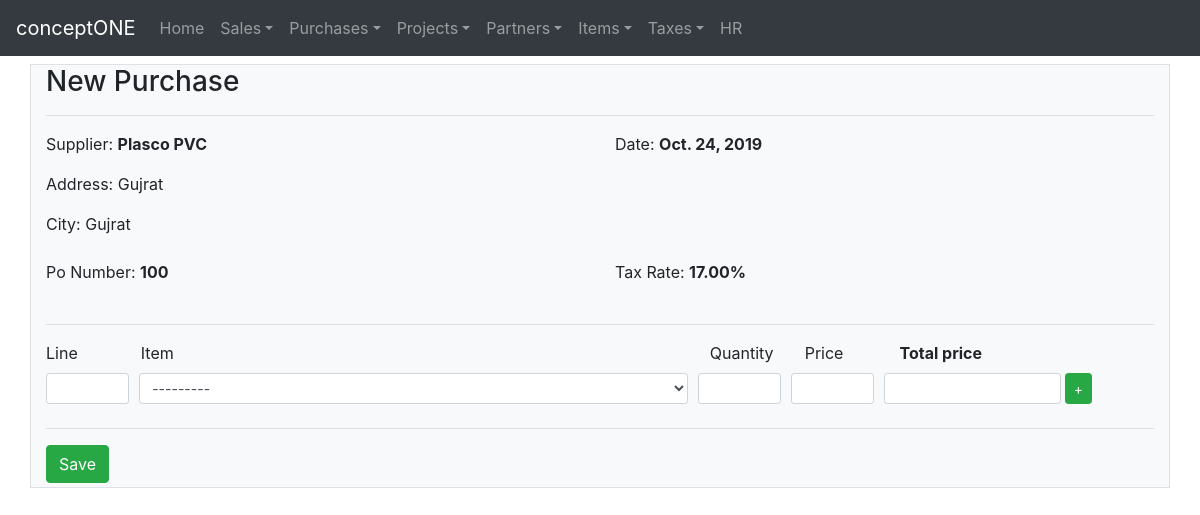
Page /neworderitems/1 on the committed database.
### crudbasic/models.py (models this page shows, shortened)
class PurchaseOrder(models.Model):
    po_number = models.CharField(max_length=16)
    po_date = models.DateField()
    po_supplier = models.ForeignKey(Suppliers, on_delete=models.CASCADE)
    po_amount = models.DecimalField(max_digits=14, decimal_places=2, default=0.00)
    po_tax = models.ForeignKey(TaxRate, on_delete=models.PROTECT)
    po_draft = models.BooleanField(default=True)
    created_on = models.DateTimeField(auto_now_add=True)
    updated_on = models.DateTimeField(auto_now=True)

class Suppliers(models.Model):
    supplier_code = models.CharField(max_length=16, unique=True)
    supplier_name = models.CharField(max_length=128, unique=True)
    supplier_address = models.CharField(max_length=264)
    supplier_city = models.CharField(max_length=128)
    supplier_phone = models.CharField(max_length=128, blank=True)
    supplier_fax = models.CharField(max_length=128, blank=True)
    supplier_email = models.EmailField(max_length=192, blank=True)
    supplier_ntn_number = models.CharField(max_length=128, blank=True)
    created_on = models.DateTimeField(auto_now_add=True)
    updated_on = models.DateTimeField(auto_now=True)
    def __str__(self):
        return self.supplier_name

class TaxRate(models.Model):
    tax_code = models.CharField(max_length=16)
    tax_name = models.CharField(max_length=64)
    tax_value = models.DecimalField(max_digits=5, decimal_places=2)
    created_on = models.DateTimeField(auto_now_add=True)
    updated_on = models.DateTimeField(auto_now=True)

### crudbasic/views.py (the view, shortened to what this page needs)
# urls.py: path('neworderitems/<int:pk>',views.CreateOrderItem,name='neworderitems'),
def CreateOrderItem(request,pk):
    po_obj = get_object_or_404(PurchaseOrder,pk=pk)
    item_formset=formset_factory(OrderItemForm)
    form = item_formset()
    return render(request,'crudbasic/neworderitems.html',{'formset':form,'po_obj':po_obj})

### crudbasic/models.py (called while the page is built)
    def __str__(self):
        return self.item_description

### templates/crudbasic/neworderitems.html (shortened to what this page needs)
{% extends "crudbasic/base.html" %}
{% block body_block %}
  <div class="container pb-1 border bg-light">
    <h3>New Purchase</h3>
    <hr>
      <div class="row mb-2">
        <div class="col-md-6">
          <p>Supplier: <b>{{ po_obj.po_supplier }}</b></p>
          <p>Address: {{po_obj.po_supplier.supplier_address}}</p>
          <p>City: {{po_obj.po_supplier.supplier_city}}</p>
        </div>
        <div class="col-md-6">
          <p>Date: <b>{{ po_obj.po_date }}</b></p>
        </div>
      </div>
      <div class="row mb-4">
        <div class="col-md-6">
          <p>Po Number: <b>{{ po_obj.po_number }}</b></p>
        </div>
        <div class="col-md-6">
          <p>Tax Rate: <b>{{ po_obj.po_tax.tax_value }}%</b></p>
        </div>
      </div>
      <hr>
      <form method="post">{% csrf_token %}
        {% for form in formset %}
        <div class="row mb-2">
          <div class="col-md-1">
            {{ form.po_line_number.label }}
          </div>
          <div class="col-md-6">
            {{ form.order_item.label }}
          </div>
          <div class="col-md-1">
            {{ form.order_quantity.label }}
          </div>
          <div class="col-md-1">
            {{ form.purchase_price.label }}
          </div>
          <div class="col-md-2">
            <b>{{ form.total_price.label }}</b>
          </div>
        </div>
        <div class="row form-row mb-4">
          <div class="input-group col-md-1">
            {{ form.po_line_number}}
          </div>
          <div class="input-group col-md-6">
            {{ form.order_item}}
          </div>
          <div class="input-group col-md-1">
            {{ form.order_quantity}}
          </div>
          <div class="input-group col-md-1">
            {{ form.purchase_price}}
          </div>
          <div class="input-group col-md-2">
            {{ form.total_price}}
          </div>
          <div class="input-group-append">
            <button class="btn btn-success btn-sm add-form-row button-custom">+</button>
          </div>
        </div>
        {% endfor %}
        <hr>
        <button class="btn btn-success" type="submit" name="button">Save</button>
      </form>
  </div>
{% endblock body_block %}

### static/css/master.css (style rules this page uses)
.button-custom { width : 100%; }

### rows in the picture
PurchaseOrder: po_supplier "Plasco PVC", po_supplier.supplier_address "Gujrat", po_supplier.supplier_city "Gujrat", po_date "Oct. 24, 2019", po_number "100", po_tax.tax_value "17.00"
